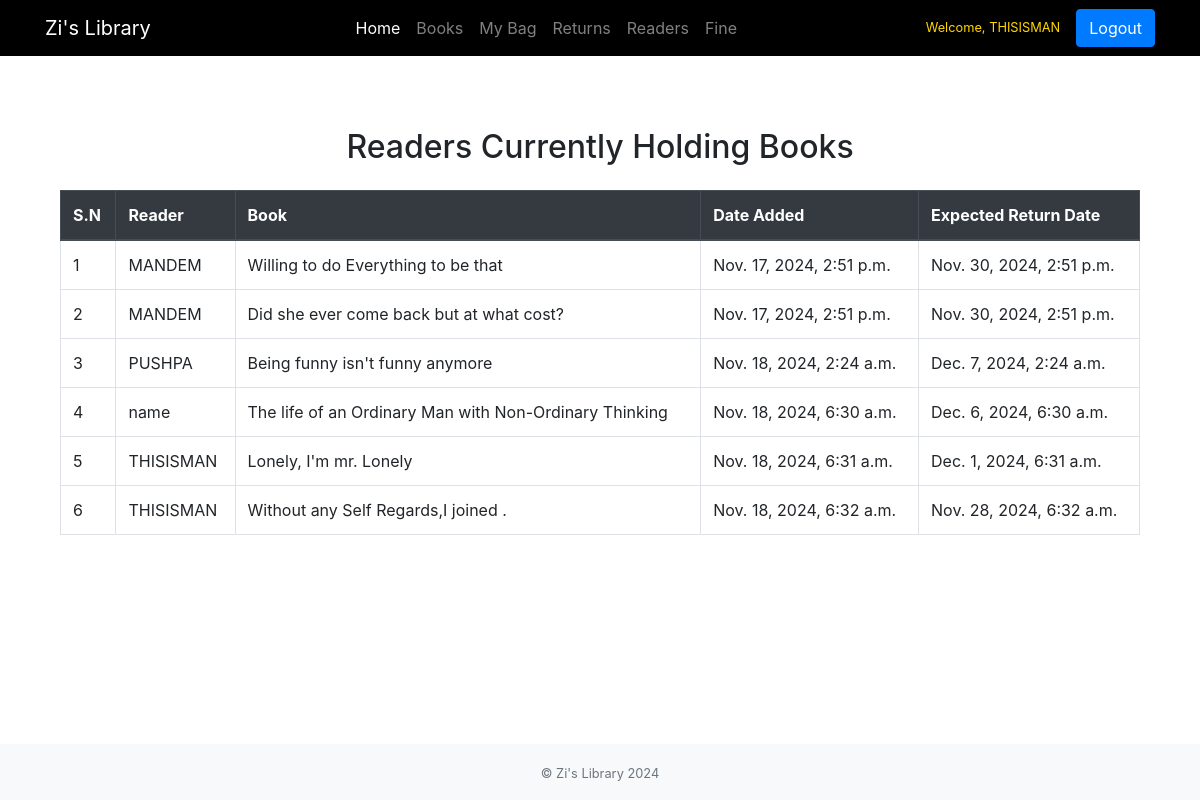
Screenshot of /readers/ (signed in) with the database file from the repository.
### library/models.py (models this page shows, shortened)
class Checkout(models.Model):
  book=models.ForeignKey(books,on_delete=models.CASCADE,null=True)
  reader=models.ForeignKey(User,on_delete=models.CASCADE)
  checkout_date=models.DateTimeField()
  return_due_date=models.DateTimeField()
  returned=models.BooleanField(default=False)

class books(models.Model):
  title=models.CharField(max_length=200)
  author=models.CharField(max_length=200)
  image=models.ImageField(upload_to='photos/',blank=True,null=True)
  status=models.BooleanField(default=True)

### library/views.py (the view)
# urls.py: path('readers/',views.readers,name='readers'),
def readers(request):
    reader_list=Checkout.objects.filter(returned=False)
    return render(request,'readers.html',{'reader_list':reader_list})

### library/templates/readers.html
{% extends "home.html" %}
{% block content %}
<div class="container my-4">
    <h2 class="text-center mb-4">Readers Currently Holding Books</h2>
    <div class="table-responsive">
        <table class="table table-bordered table-hover">
            <thead class="thead-dark">
                <tr>
                    <th scope="col">S.N</th>
                    <th scope="col">Reader</th>
                    <th scope="col">Book</th>
                    <th scope="col">Date Added</th>
                    <th scope="col">Expected Return Date</th>
                </tr>
            </thead>
            <tbody>
                {% for readers in reader_list %}
                    <tr>
                        <td>{{forloop.counter}}</td>
                        <td>{{readers.reader.username}}</td>
                        <td>{{readers.book.title}}</td>
                        <td>{{readers.checkout_date}}</td>
                        <td>{{readers.return_due_date}}</td>
                    </tr>
                {% empty %}
                    <tr>
                        <td colspan="4" class="text-center">No records found.</td>
                    </tr>
                {% endfor %}
            </tbody>
        </table>
    </div>
</div>
{% endblock %}

### templates/home.html (shortened to what this page needs)
<!DOCTYPE html>
<html lang="en">
<head>
  <link rel="stylesheet" href="https://cdnjs.cloudflare.com/ajax/libs/font-awesome/6.0.0-beta3/css/all.min.css">
  <link rel="stylesheet" href="https://cdn.jsdelivr.net/npm/bootstrap@4.3.1/dist/css/bootstrap.min.css">
</head>
<body class="d-flex flex-column min-vh-100">
  <nav class="navbar navbar-expand-lg navbar-dark" style="background-color:black;">
    <div class="container">
      <a class="navbar-brand" href="{% url 'home'%}">Zi's Library</a>
      <div class="collapse navbar-collapse" id="navbarNav">
        <ul class="navbar-nav mx-auto">
          <li class="nav-item active">
            <a class="nav-link" href="{% url 'home'%}">Home <span class="sr-only">(current)</span></a>
          </li>
          <li class="nav-item">
            <a class="nav-link" href="{% url 'books' %}">Books</a>
          </li>
          <li class="nav-item">
            <a class="nav-link" href="{% url 'myBag'%}" >My Bag</a>
          </li>
          <li class="nav-item">
            <a class="nav-link" href="{% url 'returns'%}">Returns</a>
          </li>
          <li class="nav-item">
            <a class="nav-link" href="{% url 'readers'%}">Readers</a>
          </li>
          <li class="nav-item">
            <a class="nav-link" href="{% url 'fine'%}">Fine</a>
          </li>
        </ul>
     {% if user.is_authenticated %}
     <span style="color: #FFD700; font-size:0.8rem" class="mr-2">Welcome, {{ user.username }}</span>
        <a class="btn btn-primary ml-2" href="{% url 'logout'%}" role="button">Logout</a>
     {% else %}
     <a class="btn btn-primary ml-2" href="{% url 'login'%}" role="button">Login</a>
    {% endif %}
    </div>
    </div>
  </nav>
  <div class="container my-5 flex-grow-1">
    {% block content %}{% endblock %}
  </div>
  <footer class="footer bg-light py-3 text-center">
    <div class="container">
      <small class="text-muted">© Zi's Library 2024</small>
    </div>
  </footer>
</body>
</html>

### rows the page displays
Checkout: reader.username "MANDEM", book "Willing to do Everything to be that", checkout_date "Nov. 17, 2024, 2:51 p.m.", return_due_date "Nov. 30, 2024, 2:51 p.m."
Checkout: reader.username "MANDEM", book "Did she ever come back but at what cost?", checkout_date "Nov. 17, 2024, 2:51 p.m.", return_due_date "Nov. 30, 2024, 2:51 p.m."
Checkout: reader.username "PUSHPA", book "Being funny isn't funny anymore", checkout_date "Nov. 18, 2024, 2:24 a.m.", return_due_date "Dec. 7, 2024, 2:24 a.m."
Checkout: reader.username "name", book "The life of an Ordinary Man with Non-Ordinary Thinking", checkout_date "Nov. 18, 2024, 6:30 a.m.", return_due_date "Dec. 6, 2024, 6:30 a.m."
Checkout: reader.username "THISISMAN", book "Lonely, I'm mr. Lonely", checkout_date "Nov. 18, 2024, 6:31 a.m.", return_due_date "Dec. 1, 2024, 6:31 a.m."
Checkout: reader.username "THISISMAN", book "Without any Self Regards,I joined .", checkout_date "Nov. 18, 2024, 6:32 a.m.", return_due_date "Nov. 28, 2024, 6:32 a.m."

### other values shown
{{ user.username }} "THISISMAN"
